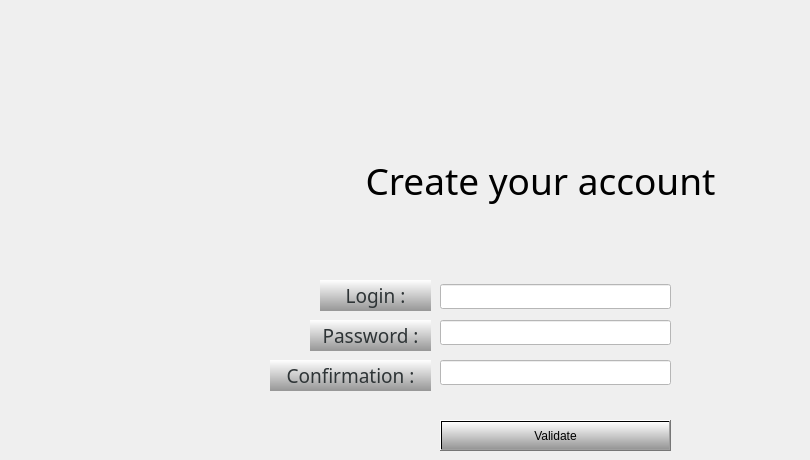
    <widget class="QWidget" name="Account">
     <widget class="QLabel" name="Passwd_3">
      <property name="geometry">
       <rect>
        <x>310</x>
        <y>320</y>
        <width>121</width>
        <height>31</height>
       </rect>
      </property>
      <property name="font">
       <font>
        <family>Montserrat</family>
        <pointsize>14</pointsize>
        <weight>50</weight>
        <bold>false</bold>
       </font>
      </property>
      <property name="styleSheet">
       <string notr="true">background:qlineargradient(spread:pad, x1:1, y1:1, x2:1, y2:0, stop:0 rgba(150, 150, 150, 255), stop:1 rgba(255, 255, 255, 255));</string>
      </property>
      <property name="text">
       <string>&lt;html&gt;&lt;head/&gt;&lt;body&gt;&lt;p align=&quot;center&quot;&gt;&lt;span style=&quot;  color:#2e3436;&quot;&gt;Password :&lt;/span&gt;&lt;/p&gt;&lt;/body&gt;&lt;/html&gt;</string>
      </property>
     </widget>
     <widget class="QLabel" name="Passwd_2">
      <property name="geometry">
       <rect>
        <x>270</x>
        <y>360</y>
        <width>161</width>
        <height>31</height>
       </rect>
      </property>
      <property name="font">
       <font>
        <family>Montserrat</family>
        <pointsize>14</pointsize>
        <weight>50</weight>
        <bold>false</bold>
       </font>
      </property>
      <property name="styleSheet">
       <string notr="true">background:qlineargradient(spread:pad, x1:1, y1:1, x2:1, y2:0, stop:0 rgba(150, 150, 150, 255), stop:1 rgba(255, 255, 255, 255));</string>
      </property>
      <property name="text">
       <string>&lt;html&gt;&lt;head/&gt;&lt;body&gt;&lt;p align=&quot;center&quot;&gt;&lt;span style=&quot; color:#2e3436;&quot;&gt;Confirmation :&lt;/span&gt;&lt;/p&gt;&lt;/body&gt;&lt;/html&gt;</string>
      </property>
     </widget>
     <widget class="QLineEdit" name="_pswd_2">
      <property name="geometry">
       <rect>
        <x>440</x>
        <y>320</y>
        <width>231</width>
        <height>25</height>
       </rect>
      </property>
      <property name="font">
       <font>
        <family>DejaVu Sans</family>
        <weight>75</weight>
        <bold>true</bold>
        <strikeout>false</strikeout>
        <kerning>true</kerning>
       </font>
      </property>
      <property name="acceptDrops">
       <bool>false</bool>
      </property>
      <property name="autoFillBackground">
       <bool>false</bool>
      </property>
      <property name="styleSheet">
       <string notr="true">background: rgb(255, 255, 255);</string>
      </property>
      <property name="echoMode">
       <enum>QLineEdit::Password</enum>
      </property>
     </widget>
     <widget class="QLineEdit" name="_login_2">
      <property name="geometry">
       <rect>
        <x>440</x>
        <y>284</y>
        <width>231</width>
        <height>25</height>
       </rect>
      </property>
      <property name="styleSheet">
       <string notr="true">background: rgb(255, 255, 255);</string>
      </property>
      <property name="text">
       <string/>
      </property>
     </widget>
     <widget class="QLineEdit" name="_pswd_3">
      <property name="geometry">
       <rect>
        <x>440</x>
        <y>360</y>
        <width>231</width>
        <height>25</height>
       </rect>
      </property>
      <property name="font">
       <font>
        <family>DejaVu Sans</family>
        <weight>75</weight>
        <bold>true</bold>
        <strikeout>false</strikeout>
        <kerning>true</kerning>
       </font>
      </property>
      <property name="acceptDrops">
       <bool>false</bool>
      </property>
      <property name="autoFillBackground">
       <bool>false</bool>
      </property>
      <property name="styleSheet">
       <string notr="true">background: rgb(255, 255, 255);</string>
      </property>
      <property name="echoMode">
       <enum>QLineEdit::Password</enum>
      </property>
     </widget>
     <widget class="QLabel" name="Login_2">
      <property name="geometry">
       <rect>
        <x>320</x>
        <y>280</y>
        <width>111</width>
        <height>31</height>
       </rect>
      </property>
      <property name="font">
       <font>
        <family>Montserrat</family>
        <pointsize>14</pointsize>
        <weight>50</weight>
        <bold>false</bold>
       </font>
      </property>
      <property name="styleSheet">
       <string notr="true">background:qlineargradient(spread:pad, x1:1, y1:1, x2:1, y2:0, stop:0 rgba(150, 150, 150, 255), stop:1 rgba(255, 255, 255, 255));</string>
      </property>
      <property name="text">
       <string>&lt;html&gt;&lt;head/&gt;&lt;body&gt;&lt;p align=&quot;center&quot;&gt;&lt;span style=&quot; color:#2e3436;&quot;&gt;Login :&lt;/span&gt;&lt;/p&gt;&lt;/body&gt;&lt;/html&gt;</string>
      </property>
     </widget>
     <widget class="QLabel" name="Babel_2">
      <property name="geometry">
       <rect>
        <x>280</x>
        <y>110</y>
        <width>521</width>
        <height>141</height>
       </rect>
      </property>
      <property name="font">
       <font>
        <family>Montserrat</family>
        <pointsize>60</pointsize>
        <weight>50</weight>
        <italic>false</italic>
        <bold>false</bold>
       </font>
      </property>
      <property name="styleSheet">
       <string notr="true">color : qlineargradient(spread:pad, x1:1, y1:1, x2:1, y2:0, stop:0 rgba(64, 153, 230, 255), stop:1 rgba(0, 0, 150, 255));</string>
      </property>
      <property name="text">
       <string>&lt;html&gt;&lt;head/&gt;&lt;body&gt;&lt;p align=&quot;center&quot;&gt;&lt;span style=&quot; font-size:28pt;&quot;&gt;Create your account&lt;/span&gt;&lt;/p&gt;&lt;/body&gt;&lt;/html&gt;</string>
      </property>
     </widget>
     <widget class="QPushButton" name="Accout_Validation">
      <property name="geometry">
       <rect>
        <x>440</x>
        <y>420</y>
        <width>231</width>
        <height>31</height>
       </rect>
      </property>
      <property name="styleSheet">
       <string notr="true">background:qlineargradient(spread:pad, x1:1, y1:1, x2:1, y2:0, stop:0 rgba(150, 150, 150, 255), stop:1 rgba(255, 255, 255, 255));</string>
      </property>
      <property name="text">
       <string>Validate</string>
      </property>
     </widget>
     <widget class="QLabel" name="Warning_2">
      <property name="geometry">
       <rect>
        <x>450</x>
        <y>400</y>
        <width>211</width>
        <height>20</height>
       </rect>
      </property>
      <property name="styleSheet">
       <string notr="true">background-color: rgba(0, 0, 0, 0);</string>
      </property>
      <property name="text">
       <string>&lt;html&gt;&lt;head/&gt;&lt;body&gt;&lt;p&gt;&lt;br/&gt;&lt;/p&gt;&lt;/body&gt;&lt;/html&gt;</string>
      </property>
     </widget>
    </widget>
